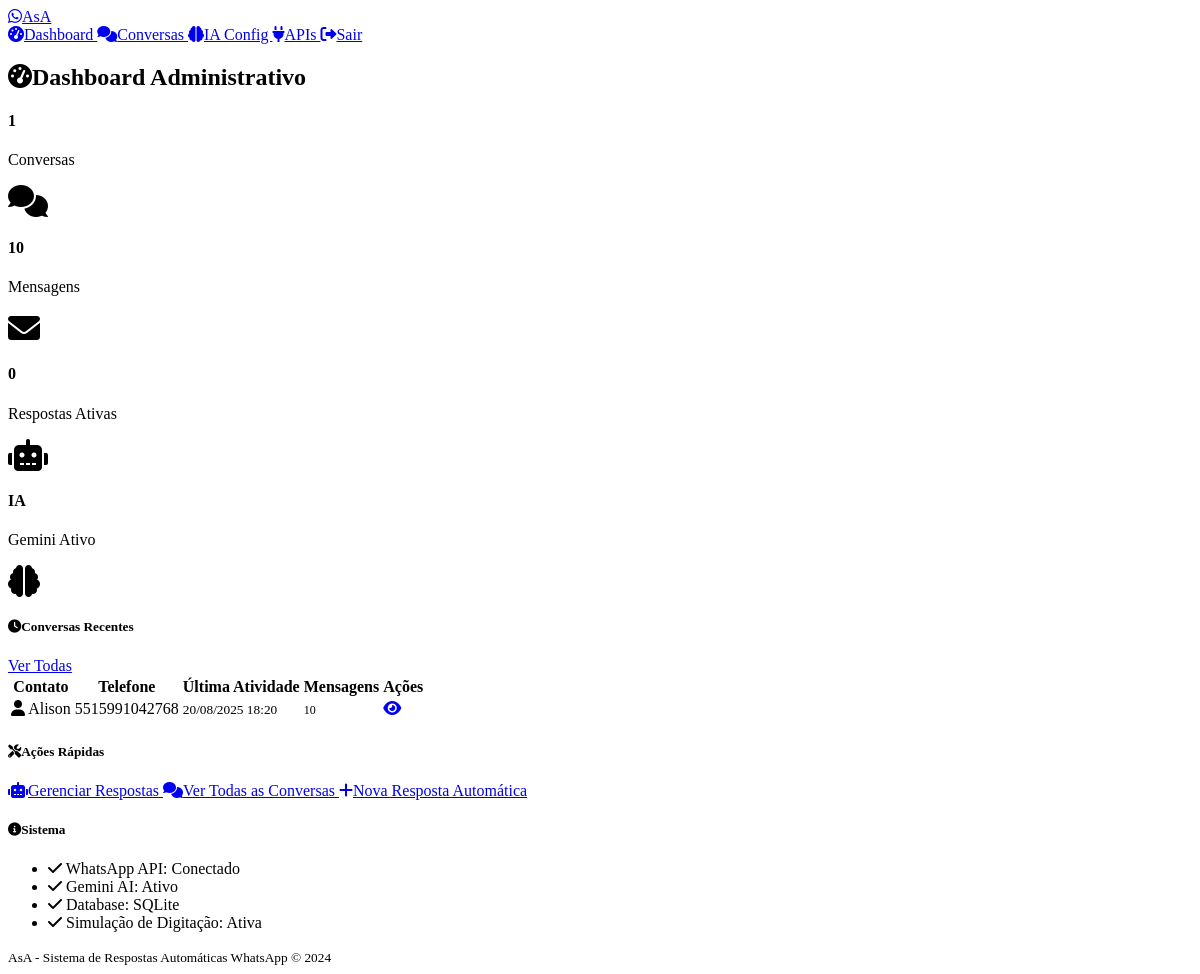
The app's page /admin/dashboard (signed in), older data.
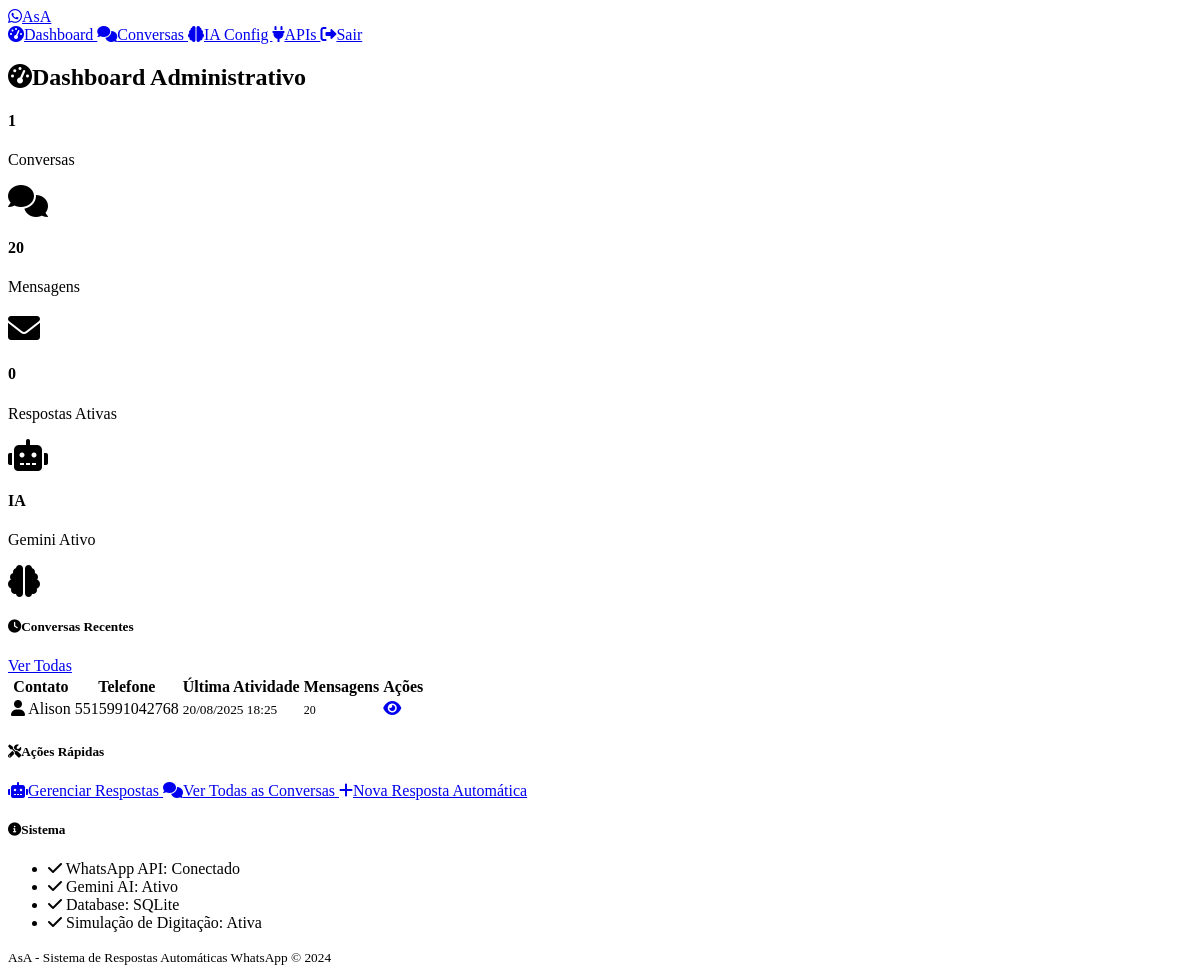
The same page, newer data.
### models.py (models this page shows)
class Conversation(db.Model):
    id = db.Column(db.Integer, primary_key=True)
    phone_number = db.Column(db.String(20), nullable=False)
    contact_name = db.Column(db.String(100))
    created_at = db.Column(db.DateTime, default=datetime.utcnow)
    updated_at = db.Column(db.DateTime, default=datetime.utcnow, onupdate=datetime.utcnow)
    is_active = db.Column(db.Boolean, default=True)
    messages = db.relationship('Message', backref='conversation', lazy=True, cascade='all, delete-orphan')

### routes.py (the view)
    def decorated_function(*args, **kwargs):
        if not session.get('admin_logged_in'):
            return redirect(url_for('admin_login'))
        return f(*args, **kwargs)

### routes.py (called while the page is built)
def admin_required(f):
    def decorated_function(*args, **kwargs):
        if not session.get('admin_logged_in'):
            return redirect(url_for('admin_login'))
        return f(*args, **kwargs)
    decorated_function.__name__ = f.__name__
    return decorated_function

@app.route('/admin/dashboard')
@admin_required
def admin_dashboard():
    total_conversations = Conversation.query.count()
    total_messages = Message.query.count()
    active_responses = AutoResponse.query.filter_by(is_active=True).count()
    recent_conversations = Conversation.query.order_by(
        Conversation.updated_at.desc()
    ).limit(5).all()
    stats = {
        'total_conversations': total_conversations,
        'total_messages': total_messages,
        'active_responses': active_responses,
        'recent_conversations': recent_conversations
    }
    return render_template('admin_dashboard.html', stats=stats)

@app.context_processor
def inject_admin_status():
    return {'admin_logged_in': session.get('admin_logged_in', False)}

### templates/admin_dashboard.html (shortened to what this page needs)
{% extends "base.html" %}
{% block content %}
<div class="d-flex justify-content-between align-items-center mb-4">
    <h2>
        <i class="fas fa-tachometer-alt me-2"></i>Dashboard Administrativo
    </h2>
</div>
<div class="row mb-4">
    <div class="col-lg-3 col-md-6 mb-3">
        <div class="card bg-primary">
            <div class="card-body">
                <div class="d-flex justify-content-between">
                    <div>
                        <h4 class="mb-0">{{ stats.total_conversations }}</h4>
                        <p class="mb-0">Conversas</p>
                    </div>
                    <div class="align-self-center">
                        <i class="fas fa-comments fa-2x"></i>
                    </div>
                </div>
            </div>
        </div>
    </div>
    <div class="col-lg-3 col-md-6 mb-3">
        <div class="card bg-success">
            <div class="card-body">
                <div class="d-flex justify-content-between">
                    <div>
                        <h4 class="mb-0">{{ stats.total_messages }}</h4>
                        <p class="mb-0">Mensagens</p>
                    </div>
                    <div class="align-self-center">
                        <i class="fas fa-envelope fa-2x"></i>
                    </div>
                </div>
            </div>
        </div>
    </div>
    <div class="col-lg-3 col-md-6 mb-3">
        <div class="card bg-info">
            <div class="card-body">
                <div class="d-flex justify-content-between">
                    <div>
                        <h4 class="mb-0">{{ stats.active_responses }}</h4>
                        <p class="mb-0">Respostas Ativas</p>
                    </div>
                    <div class="align-self-center">
                        <i class="fas fa-robot fa-2x"></i>
                    </div>
                </div>
            </div>
        </div>
    </div>
    <div class="col-lg-3 col-md-6 mb-3">
        <div class="card bg-warning">
            <div class="card-body">
                <div class="d-flex justify-content-between">
                    <div>
                        <h4 class="mb-0">IA</h4>
                        <p class="mb-0">Gemini Ativo</p>
                    </div>
                    <div class="align-self-center">
                        <i class="fas fa-brain fa-2x"></i>
                    </div>
                </div>
            </div>
        </div>
    </div>
</div>
<div class="card">
    <div class="card-header d-flex justify-content-between align-items-center">
        <h5 class="mb-0">
            <i class="fas fa-clock me-2"></i>Conversas Recentes
        </h5>
        <a href="{{ url_for('admin_conversations') }}" class="btn btn-sm btn-outline-primary">
            Ver Todas
        </a>
    </div>
    <div class="card-body">
        {% if stats.recent_conversations %}
            <div class="table-responsive">
                <table class="table table-hover">
                    <thead>
                        <tr>
                            <th>Contato</th>
                            <th>Telefone</th>
                            <th>Última Atividade</th>
                            <th>Mensagens</th>
                            <th>Ações</th>
                        </tr>
                    </thead>
                    <tbody>
                        {% for conversation in stats.recent_conversations %}
                        <tr>
                            <td>
                                <i class="fas fa-user me-2"></i>
                                {{ conversation.contact_name or 'Sem nome' }}
                            </td>
                            <td>{{ conversation.phone_number }}</td>
                            <td>
                                <small class="text-muted">
                                    {{ conversation.updated_at.strftime('%d/%m/%Y %H:%M') }}
                                </small>
                            </td>
                            <td>
                                <span class="badge bg-secondary">
                                    {{ conversation.messages|length }}
                                </span>
                            </td>
                            <td>
                                <a href="{{ url_for('view_conversation', conversation_id=conversation.id) }}"
                                   class="btn btn-sm btn-outline-primary">
                                    <i class="fas fa-eye"></i>
                                </a>
                            </td>
                        </tr>
                        {% endfor %}
                    </tbody>
                </table>
            </div>
        {% else %}
            <div class="text-center py-4">
                <i class="fas fa-comments fa-3x text-muted mb-3"></i>
                <p class="text-muted">Nenhuma conversa ainda</p>
            </div>
        {% endif %}
    </div>
</div>
<div class="row mt-4">
    <div class="col-md-6">
        <div class="card">
            <div class="card-header">
                <h5 class="mb-0">
                    <i class="fas fa-tools me-2"></i>Ações Rápidas
                </h5>
            </div>
            <div class="card-body">
                <div class="d-grid gap-2">
                    <a href="{{ url_for('admin_responses') }}" class="btn btn-outline-primary">
                        <i class="fas fa-robot me-2"></i>Gerenciar Respostas
                    </a>
                    <a href="{{ url_for('admin_conversations') }}" class="btn btn-outline-secondary">
                        <i class="fas fa-comments me-2"></i>Ver Todas as Conversas
                    </a>
                    <a href="{{ url_for('add_response') }}" class="btn btn-outline-success">
                        <i class="fas fa-plus me-2"></i>Nova Resposta Automática
                    </a>
                </div>
            </div>
        </div>
    </div>
    <div class="col-md-6">
        <div class="card">
            <div class="card-header">
                <h5 class="mb-0">
                    <i class="fas fa-info-circle me-2"></i>Sistema
                </h5>
            </div>
            <div class="card-body">
                <ul class="list-unstyled mb-0">
                    <li class="mb-2">
                        <i class="fas fa-check text-success me-2"></i>
                        WhatsApp API: Conectado
                    </li>
                    <li class="mb-2">
                        <i class="fas fa-check text-success me-2"></i>
                        Gemini AI: Ativo
                    </li>
                    <li class="mb-2">
                        <i class="fas fa-check text-success me-2"></i>
                        Database: SQLite
                    </li>
                    <li>
                        <i class="fas fa-check text-success me-2"></i>
                        Simulação de Digitação: Ativa
                    </li>
                </ul>
            </div>
        </div>
    </div>
</div>
{% endblock %}

### templates/base.html (shortened to what this page needs)
<!DOCTYPE html>
<html lang="pt-BR" data-bs-theme="dark">
<head>
    <link href="https://cdn.replit.com/agent/bootstrap-agent-dark-theme.min.css" rel="stylesheet">
    <link rel="stylesheet" href="https://cdnjs.cloudflare.com/ajax/libs/font-awesome/6.0.0/css/all.min.css">
    <link rel="stylesheet" href="{{ url_for('static', filename='css/custom.css') }}">
</head>
<body>
    <nav class="navbar navbar-expand-lg navbar-dark bg-dark">
        <div class="container">
            <a class="navbar-brand" href="{{ url_for('index') }}">
                <i class="fab fa-whatsapp text-success me-2"></i>AsA
            </a>
            <div class="navbar-nav ms-auto">
                {% if admin_logged_in %}
                    <a class="nav-link" href="{{ url_for('admin_dashboard') }}">
                        <i class="fas fa-tachometer-alt me-1"></i>Dashboard
                    </a>
                    <a class="nav-link" href="{{ url_for('admin_conversations') }}">
                        <i class="fas fa-comments me-1"></i>Conversas
                    </a>
                    <a class="nav-link" href="{{ url_for('ai_config') }}">
                        <i class="fas fa-brain me-1"></i>IA Config
                    </a>
                    <a class="nav-link" href="{{ url_for('whatsapp_apis') }}">
                        <i class="fas fa-plug me-1"></i>APIs
                    </a>
                    <a class="nav-link" href="{{ url_for('admin_logout') }}">
                        <i class="fas fa-sign-out-alt me-1"></i>Sair
                    </a>
                {% endif %}
            </div>
        </div>
    </nav>
    <main class="container mt-4">
        {% block content %}{% endblock %}
    </main>
    <footer class="bg-dark text-center py-3 mt-5">
        <div class="container">
            <small class="text-muted">
                AsA - Sistema de Respostas Automáticas WhatsApp &copy; 2024
            </small>
        </div>
    </footer>
</body>
</html>

### static/css/custom.css (style rules this page uses)
:root { --asa-primary: #25d366; --asa-secondary: #128c7e; --asa-accent: #075e54; --asa-light: #dcf8c6; }
.badge { font-size: 0.75em; font-weight: 500; }

Row changes from the older to the newer data that the page shows:
changed Conversation "Alison": updated_at "20/08/2025 18:20" → "20/08/2025 18:25"; messages|length "10" → "20"
Text that changed along with them:
{{ stats.total_messages }}: "10" → "20"
